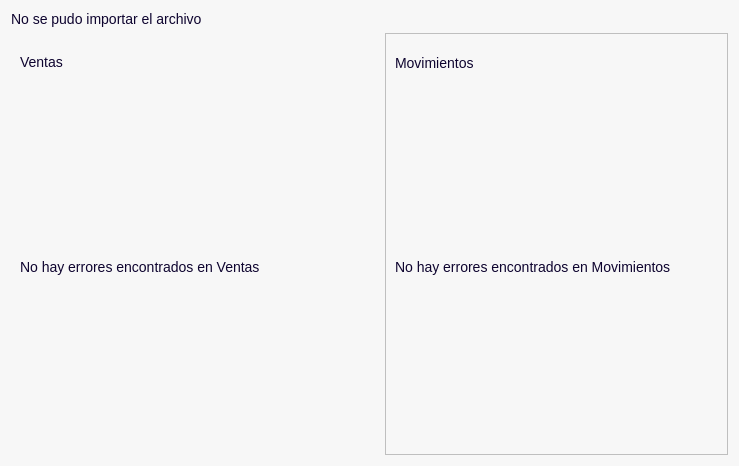
<?xml version="1.0" encoding="UTF-8"?>
<ui version="4.0">
 <class>Dialog</class>
 <widget class="QDialog" name="Dialog">
  <property name="geometry">
   <rect>
    <x>0</x>
    <y>0</y>
    <width>739</width>
    <height>466</height>
   </rect>
  </property>
  <property name="windowTitle">
   <string>Dialog</string>
  </property>
  <property name="styleSheet">
   <string notr="true">QDialog{
background-color:#f7f7f7;
}
QWidget{
background-color:#f7f7f7;
}
QLabel{
background-color: transparent;
font-size: 14px;
color: #0E042F;
}
QLabel[texto=&quot;InputTexto&quot;]{
font-size: 16px;
font-weight: bold;
}
QLabel[texto=&quot;TituloPrincipal&quot;]{
font-size:18px;
font-weight:bold;
}
QLabel[texto=&quot;Valor&quot;]{
font-size:20px;
}
QLabel[texto=&quot;TituloSecundario&quot;]{
font-size:16px;
font-weight:bold;
}
QLabel[texto=&quot;Descripcion&quot;]{
font-size:16px;
color: #46315c;
}
QLabel[texto=&quot;Destacado&quot;]{
font-size:16px;
color: #0E042F;
font-weight: bold;
}
</string>
  </property>
  <layout class="QVBoxLayout" name="verticalLayout">
   <item>
    <widget class="QLabel" name="label">
     <property name="maximumSize">
      <size>
       <width>16777215</width>
       <height>40</height>
      </size>
     </property>
     <property name="styleSheet">
      <string notr="true">qproperty-alignment: 'AlignCenter';</string>
     </property>
     <property name="text">
      <string>No se pudo importar el archivo</string>
     </property>
     <property name="texto" stdset="0">
      <string>TituloPrincipal</string>
     </property>
    </widget>
   </item>
   <item>
    <widget class="QWidget" name="widget" native="true">
     <layout class="QHBoxLayout" name="horizontalLayout" stretch="1,1">
      <property name="spacing">
       <number>30</number>
      </property>
      <property name="leftMargin">
       <number>0</number>
      </property>
      <property name="topMargin">
       <number>0</number>
      </property>
      <property name="rightMargin">
       <number>0</number>
      </property>
      <property name="bottomMargin">
       <number>0</number>
      </property>
      <item>
       <widget class="QScrollArea" name="ventasScrollArea">
        <property name="styleSheet">
         <string notr="true">/*
-----------------------------------------------------------------------------------------------------
ScrollArea
-----------------------------------------------------------------------------------------------------
*/
#scrollAreaWidgetContents {
    background-color: transparent;
}
QScrollArea {
    background-color: transparent;
    border: none;
	border-radius:0px;
}

/* Widget que está dentro del ScrollArea */
/*QScrollArea &gt; QWidget &gt; QWidget {
    background-color: #F9F9FC;
}*/

/* Scrollbar vertical */
QScrollBar:vertical {
    background-color: transparent;
    width: 8px;
    margin: 4px 2px 4px 0px;
}

/* Parte que se puede arrastrar */
QScrollBar::handle:vertical {
    background-color: #C9C1D5;
    border-radius: 4px;
    min-height: 40px;
}

/* Al pasar el mouse */
QScrollBar::handle:vertical:hover {
    background-color: #A99DB8;
}

/* Ocultar botones de arriba y abajo */
QScrollBar::add-line:vertical,
QScrollBar::sub-line:vertical {
    height: 0px;
}

/* Espacio antes/después del handle */
QScrollBar::add-page:vertical,
QScrollBar::sub-page:vertical {
    background: transparent;
}</string>
        </property>
        <property name="widgetResizable">
         <bool>true</bool>
        </property>
        <widget class="QWidget" name="scrollAreaWidgetContents">
         <property name="geometry">
          <rect>
           <x>0</x>
           <y>0</y>
           <width>346</width>
           <height>420</height>
          </rect>
         </property>
         <layout class="QVBoxLayout" name="verticalLayout_2">
          <item>
           <widget class="QLabel" name="label_2">
            <property name="maximumSize">
             <size>
              <width>16777215</width>
              <height>40</height>
             </size>
            </property>
            <property name="styleSheet">
             <string notr="true">qproperty-alignment: 'AlignCenter';</string>
            </property>
            <property name="text">
             <string>Ventas</string>
            </property>
            <property name="texto" stdset="0">
             <string>TituloSecundario</string>
            </property>
           </widget>
          </item>
          <item>
           <widget class="QLabel" name="lblVentas">
            <property name="text">
             <string>No hay errores encontrados en Ventas</string>
            </property>
           </widget>
          </item>
         </layout>
        </widget>
       </widget>
      </item>
      <item>
       <widget class="QScrollArea" name="movimientosScrollArea">
        <property name="styleSheet">
         <string notr="true">/*
-----------------------------------------------------------------------------------------------------
ScrollArea
-----------------------------------------------------------------------------------------------------
*/
#scrollAreaWidgetContents {
    background-color: transparent;
}
QScrollArea {
    background-color: transparent;
    border: none;
	border-radius:0px;
}

QScrollArea &gt; QWidget &gt; QWidget {
    background-color: #f7f7f7;
}

/* Scrollbar vertical */
QScrollBar:vertical {
    background-color: transparent;
    width: 8px;
    margin: 4px 2px 4px 0px;
}

/* Parte que se puede arrastrar */
QScrollBar::handle:vertical {
    background-color: #C9C1D5;
    border-radius: 4px;
    min-height: 40px;
}

/* Al pasar el mouse */
QScrollBar::handle:vertical:hover {
    background-color: #A99DB8;
}

/* Ocultar botones de arriba y abajo */
QScrollBar::add-line:vertical,
QScrollBar::sub-line:vertical {
    height: 0px;
}

/* Espacio antes/después del handle */
QScrollBar::add-page:vertical,
QScrollBar::sub-page:vertical {
    background: transparent;
}
</string>
        </property>
        <property name="widgetResizable">
         <bool>true</bool>
        </property>
        <widget class="QWidget" name="scrollAreaWidgetContents_2">
         <property name="geometry">
          <rect>
           <x>0</x>
           <y>0</y>
           <width>345</width>
           <height>420</height>
          </rect>
         </property>
         <layout class="QVBoxLayout" name="verticalLayout_3">
          <item>
           <widget class="QLabel" name="label_3">
            <property name="maximumSize">
             <size>
              <width>16777215</width>
              <height>40</height>
             </size>
            </property>
            <property name="styleSheet">
             <string notr="true">qproperty-alignment: 'AlignCenter';
</string>
            </property>
            <property name="text">
             <string>Movimientos</string>
            </property>
            <property name="texto" stdset="0">
             <string>TituloSecundario</string>
            </property>
           </widget>
          </item>
          <item>
           <widget class="QLabel" name="lblMovimientos">
            <property name="text">
             <string>No hay errores encontrados en Movimientos</string>
            </property>
           </widget>
          </item>
         </layout>
        </widget>
       </widget>
      </item>
     </layout>
    </widget>
   </item>
  </layout>
 </widget>
 <resources/>
 <connections/>
</ui>
